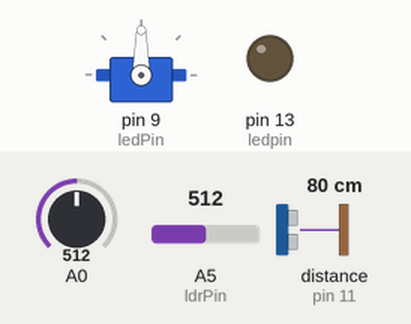
A sketch run on a simulated Arduino Uno, built with avr-gcc and run on an emulated ATmega328P. Shown: servo, output pins drawn as LEDs (lit = HIGH). Wiring (inferred from the names in the program): ultrasonic range finder: trigger pin 10; echo pin 11. Inputs (shaded band) come from the test bench; at power-on: distance to the obstacle (sensor on pin 11) 80 cm, A5 (ldrPin) = 512, A0 = 512. The echo pulse lasts 58.3 µs per cm; pins used as bus, display or sensor lines are not drawn.

Above: at 1.2 s.
1.3 s: distance to the obstacle (sensor on pin 11) set to 34 cm
2.8 s: distance to the obstacle (sensor on pin 11) set to 27 cm
At 3.6 s:
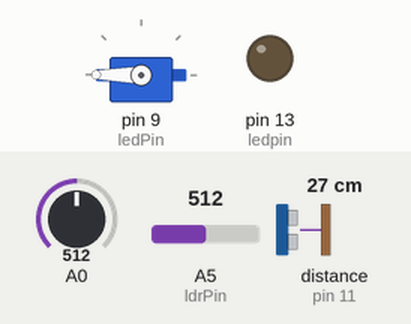
4.3 s: A5 (ldrPin) set to 532
At 5.2 s:
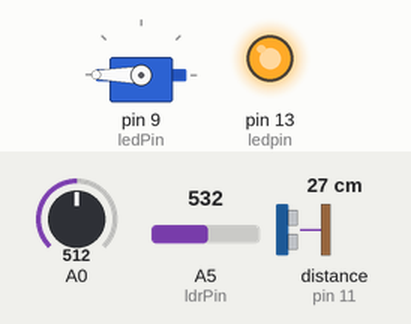
6.3 s: A0 set to 7
9.3 s: A0 set to 4
10.8 s: A5 (ldrPin) set to 511
At 13.1 s:
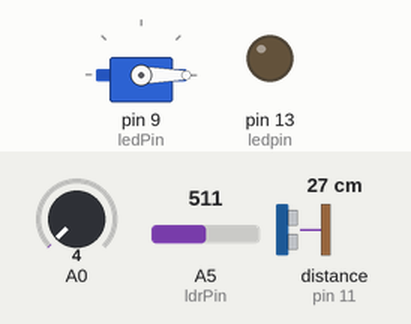
Timing chart, 0 to 14.6 s (numbered marks = the images above; inputs shaded):
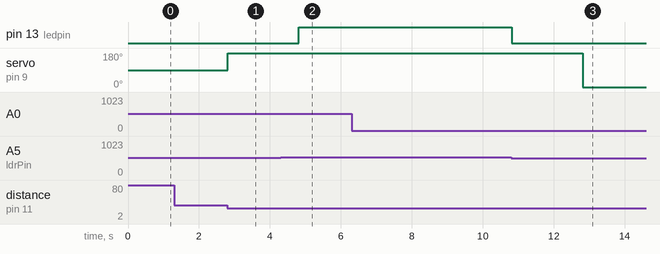

Measured:
- the behaviour switches between 31 and 30 cm on distance to the obstacle (sensor on pin 11) (found by bisection; images 0 and 1)
- the behaviour switches between 513 and 514 on A5 (ldrPin) (found by bisection; images 1 and 2)
- after the input at 1.3 s, every drawn part: stays the same
- after the input at 2.8 s, servo on pin 9 (ledPin): 90° → 180° at once
- after the input at 4.3 s, pin 13 (ledpin): LOW → HIGH after 0.51 s
- after the input at 6.3 s, every drawn part: stays the same
- after the input at 9.3 s, every drawn part: stays the same
- after the input at 10.8 s, pin 13 (ledpin): HIGH → LOW at once

The sketch:

waste_segregater.ino
```cpp
   #include <Servo.h>
   #include <LiquidCrystal.h>
Servo myservo;  // create servo object to control a servo
// twelve servo objects can be created on most boards

//Constants:
  int ledPin = 9;  //pin 9 has PWM funtion
  int readValue = 0;//pin A0 to read analog input
  int ledValue =0;

//Variables:
int value; //save analog value
const int ledpin = 13;    //for detecting dry waste
const int ldrPin = A5;
//int ledValue=0;
int ldrStatus=0;
int Ledpin=3;


 LiquidCrystal lcd(12, 11, 5, 4, 3, 2); // Creates an LCD object. Parameters: (rs, enable, d4, d5, d6, d7)
  const int trigpin = 10;
  const int echopin = 11;
  long duration;
  int distance;
 float cm;

void setup(){
  //Input or output?
   Serial.begin(9600);
   myservo.attach(9);  // attaches the servo on pin 9 to the servo object

  pinMode(ledPin, OUTPUT);

 pinMode(Ledpin,OUTPUT);

  pinMode(ledpin, OUTPUT);
  pinMode(ldrPin, INPUT);

 pinMode(trigpin, OUTPUT);
 pinMode(echopin, INPUT);


}

void loop(){

   readValue = analogRead(A0); //save analog value
   ledValue = map(readValue, 0, 1023, 0, 255);
   analogWrite(ledPin,ledValue);

   int ldrStatus = analogRead(ldrPin);
   ledValue = map(ldrStatus, 0, 1023, 0, 255);
   analogWrite(ledpin,ledValue);
   //int ldrStatus = analogRead(ldrPin);
    digitalWrite(trigpin, LOW);

      delay(2);

      digitalWrite(trigpin, HIGH);

      delayMicroseconds(10);

      digitalWrite(trigpin, LOW);

     duration = pulseIn(echopin, HIGH);

     cm = (duration/58.82);

     distance = cm;

   if(readValue<=5)                //wet waste detected
   {
      myservo.write(180);            //  tell servo to rotate 180 degree
      delay(2000);
      myservo.write(0);              // tell servo to come back to normal position
    delay(2000);
  }


  else if (ldrStatus<5)                //dry waste detected
  {

    myservo.write(90);              // tell servo to rotate 90 degree
    delay(2000);
    myservo.write(0);              // tell servo to come back to normal position
    delay(2000);              // waits 2 s for the servo to reach the position
  }


 else if(distance<30)                 //any person detected
    {


     myservo.write(180); // Turn Servo back to center position (180 degrees) and open the lid

     delay(2000);

   }

     else if(distance>30)           // when bin is full

    {

      digitalWrite(3,HIGH);    // led goes high

    }
    else
    {

        digitalWrite(3,LOW);
    }
}
```
